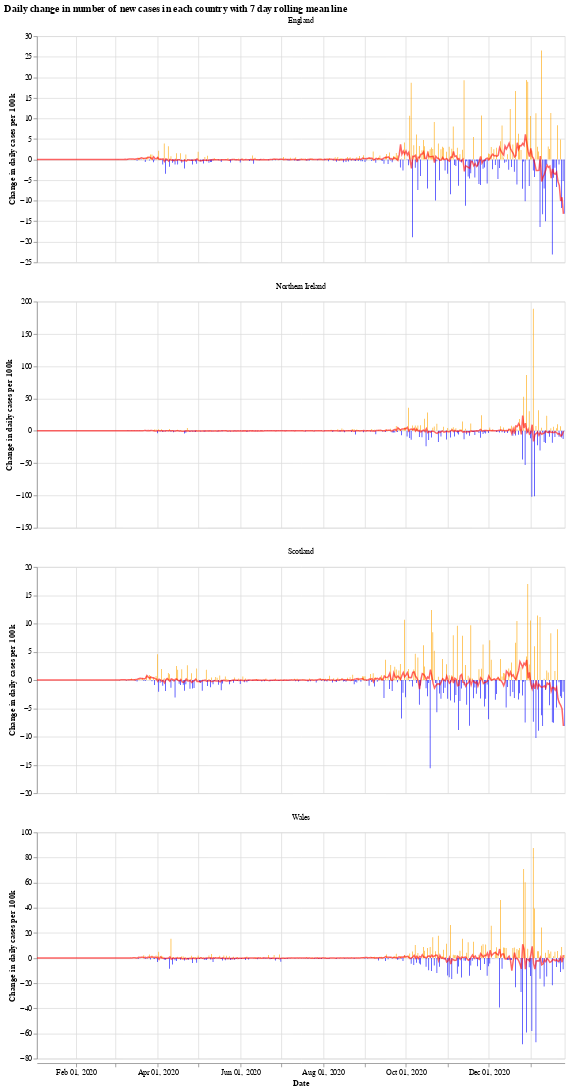

The notebook cell this image was saved under:
### Markdown cell above
We will use the Python library `Altair` for visualising the data, see the [altair docs](https://altair-viz.github.io/) for more information.

First we have a graph which shows the daily change in the number of new cases for each country. This number jumps up and down all over the place, which is likely due to delay in reporting of new cases over the weekend. Another interesting thing is that it looks like the daily cases in Wales experienced a much shorter period of calm over the summer (calm in the sense of daily cases not jumping up and down).

The orange bars are days when the number of new cases (per 100k population) was more than the previous day, while the blue are days when the number of new cases dropped. The red line is the 7 day moving average. 

When the moving average line is below 0, it means that there is a consistent drop in new cases. We can see this clearly happening around the times that lockdowns were introduced (though, to varying degrees). I will update the graphs soon with a marker of when each lockdown started.

### Code cell
# collapse
import altair as alt

bars = alt.Chart(uk_cases).mark_bar().encode(
    x=alt.X("yearmonthdate(date):T", axis=alt.Axis(title='Date')),
    y=alt.Y("casesChangeRate:Q", axis=alt.Axis(title='Change in daily cases per 100k')),
    tooltip='casesChange',
    color=alt.condition(
        alt.datum.casesChangeRate > 0,
        alt.value("orange"),  # The positive color
        alt.value("blue")  # The negative color
    )
).properties(title='Daily change in number of new cases with 7 day rolling mean',width=700).interactive()

line = alt.Chart(uk_cases).mark_line(
    color='red',
    size=2,
    opacity=0.6
).transform_window(
    rolling_mean='mean(casesChangeRate)',
    frame=[0, 7],
    groupby=['areaName']
).encode(
    x='yearmonthdate(date):T',
    y='rolling_mean:Q'
)

alt.layer(bars, line, data=uk_cases).facet(alt.Column(
    'areaName', title=''), columns=1).resolve_scale(y='independent').properties(title='Daily change in number of new cases in each country with 7 day rolling mean line')

### Figure 1 — Vega-Lite specification as saved in the notebook (floating-point values rounded to 4 significant figures; data arrays with more than 128 entries replaced by an {"elided": "..."} marker saying what was removed)
{"config": {"view": {"continuousWidth": 400, "continuousHeight": 300}}, "data": {"name": "data-bf894d0be0830126b1eb46bb50a14519"}, "facet": {"type": "nominal", "field": "areaName", "title": ""}, "spec": {"layer": [{"mark": "bar", "encoding": {"color": {"condition": {"value": "orange", "test": "(datum.casesChangeRate > 0)"}, "value": "blue"}, "tooltip": {"type": "quantitative", "field": "casesChange"}, "x": {"type": "temporal", "axis": {"title": "Date"}, "field": "date", "timeUnit": "yearmonthdate"}, "y": {"type": "quantitative", "axis": {"title": "Change in daily cases per 100k"}, "field": "casesChangeRate"}}, "selection": {"selector001": {"type": "interval", "bind": "scales", "encodings": ["x", "y"]}}, "title": "Daily change in number of new cases with 7 day rolling mean", "width": 700}, {"mark": {"type": "line", "color": "red", "opacity": 0.6, "size": 2}, "encoding": {"x": {"type": "temporal", "field": "date", "timeUnit": "yearmonthdate"}, "y": {"type": "quantitative", "field": "rolling_mean"}}, "transform": [{"window": [{"op": "mean", "field": "casesChangeRate", "as": "rolling_mean"}], "frame": [0, 7], "groupby": ["areaName"]}]}]}, "columns": 1, "resolve": {"scale": {"y": "independent"}}, "title": "Daily change in number of new cases in each country with 7 day rolling mean line", "$schema": "https://vega.github.io/schema/vega-lite/v4.8.1.json", "datasets": {"data-bf894d0be0830126b1eb46bb50a14519": {"elided": "1556 records"}}}
